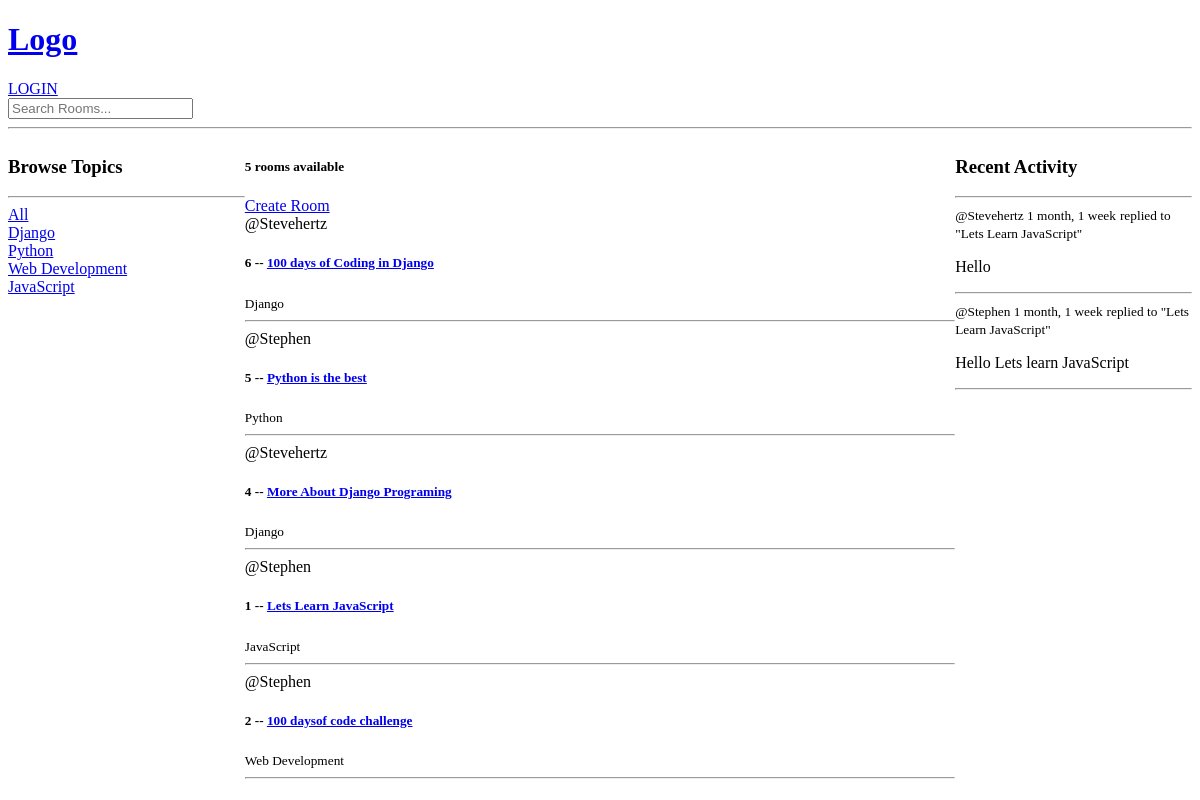
//register, run on an earlier commit of the app's database.
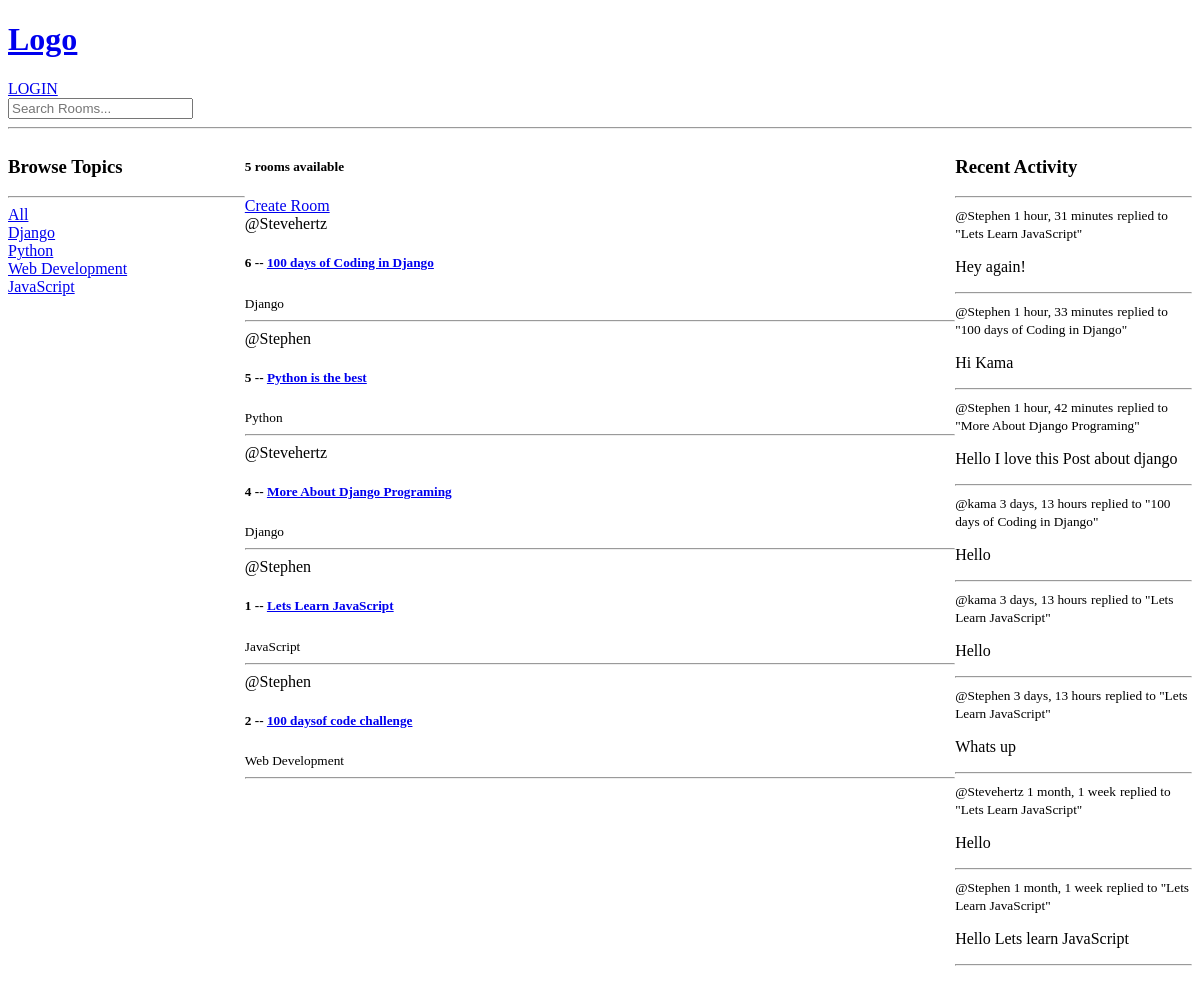
And on a later commit of the database.
### base/models.py (models this page shows, shortened)
class Topic(models.Model):
    name = models.CharField(max_length=200)

class Room(models.Model):
    host = models.ForeignKey(User, on_delete=models.SET_NULL, null=True)
    topic = models.ForeignKey(Topic, on_delete=models.SET_NULL, null=True)
    name = models.CharField(max_length=255)
    description = models.TextField(null=True, blank=True)
    participants = models.ManyToManyField(User, related_name='participants', blank=True)
    updated = models.DateTimeField(auto_now=True)
    created = models.DateTimeField(auto_now_add=True)
    class Meta:
        ordering = ['-updated', '-created']
    def __str__(self):
        return self.name

class Message(models.Model):
    user = models.ForeignKey(User, on_delete=models.CASCADE)
    room = models.ForeignKey(Room, on_delete=models.CASCADE)
    body = models.TextField()
    updated = models.DateTimeField(auto_now=True)
    created = models.DateTimeField(auto_now_add=True)
    class Meta:
        ordering = ['-updated', '-created']
    def __str__(self):
        return self.body[0:50]

### base/views.py (called while the page is built)
def home(request):
    q = request.GET.get('q') if request.GET.get('q') != None else ''
    rooms = Room.objects.filter(
        Q(topic__name__icontains=q) |
        Q(name__icontains=q) |
        Q(description__icontains=q)
    )
    topics = Topic.objects.all()
    room_count = rooms.count()
    room_messages = Message.objects.filter(Q(room__topic__name__icontains=q))
    context = {
        'rooms': rooms,
        'topics': topics,
        'room_count': room_count,
        'room_messages': room_messages
    }
    return render(request, 'base/home.html', context)

### base/templates/base/home.html (shortened to what this page needs)
{% extends 'main.html' %} {% block content %}
<div class="home-container">
  <div>
   {% include 'base/topic_component.html' %}
  </div>
  <div>
    <h5>{{ room_count }} rooms available</h5>
    <a href="{%  url 'create-room'  %}"> Create Room </a>
    {% include 'base/feed_component.html' %}
  </div>
  <div>
    {% include 'base/activity_component.html' %}
  </div>
</div>
{% endblock content %}

### base/templates/base/topic_component.html
<h3>Browse Topics</h3>
<hr />
<div>
    <a href="{% url 'home' %}">All</a>
</div>
{% for topic in topics %}
    <div>
        <a href="{% url 'home' %}?q={{ topic.name }}">{{ topic.name }}</a>
    </div>
{% endfor %}

### base/templates/base/feed_component.html (shortened to what this page needs)
<div>
    {% for room in rooms %}
      <div>
          <span>@{{ room.host.username }}</span>
          <h5>
              {{ room.id }} -- <a href="{% url 'room' room.id %}">{{ room.name }}</a>
          </h5>
          <small>{{ room.topic.name }}</small>
          <hr />
      </div>
    {% endfor %}
  </div>

### base/templates/base/activity_component.html (shortened to what this page needs)
<h3>Recent Activity</h3>
    <hr />
    {% for message in room_messages %}
    <div>
        <small>@{{ message.user.username }} {{ message.created|timesince }}</small>
        <small>replied to "{{ message.room }}"</small>
        <p>{{ message }}</p>
        <hr />
    </div>
    {% endfor %}

What changed in the data, as far as the page shows it:
added Message: user.username "Stephen", created "1 hour, 31 minutes", room "Lets Learn JavaScript", body "Hey again!"
added Message: user.username "Stephen", created "1 hour, 33 minutes", room "100 days of Coding in Django", body "Hi Kama"
added Message: user.username "Stephen", created "1 hour, 42 minutes", room "More About Django Programing", body "Hello I love this Post about django"
added Message: user.username "kama", created "3 days, 13 hours", room "100 days of Coding in Django", body "Hello"
added Message: user.username "kama", created "3 days, 13 hours", room "Lets Learn JavaScript", body "Hello"
added Message: user.username "Stephen", created "3 days, 13 hours", room "Lets Learn JavaScript", body "Whats up"
